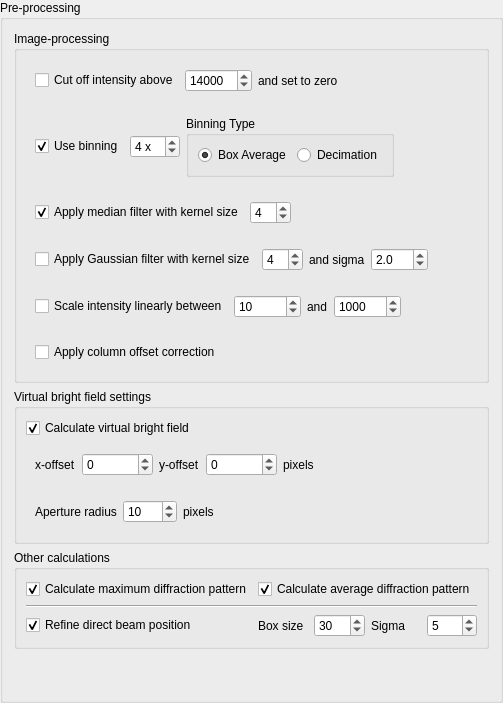
            <widget class="QGroupBox" name="groupBox_2">
             <property name="sizePolicy">
              <sizepolicy hsizetype="Expanding" vsizetype="Minimum">
               <horstretch>0</horstretch>
               <verstretch>0</verstretch>
              </sizepolicy>
             </property>
             <property name="title">
              <string>Pre-processing</string>
             </property>
             <layout class="QVBoxLayout" name="verticalLayout_5">
              <item>
               <widget class="QGroupBox" name="groupBox_4">
                <property name="title">
                 <string>Image-processing</string>
                </property>
                <layout class="QVBoxLayout" name="verticalLayout_4">
                 <item>
                  <widget class="QWidget" name="widget_7" native="true">
                   <property name="toolTip">
                    <string>&lt;html&gt;&lt;head/&gt;&lt;body&gt;&lt;p&gt;Set hot pixels to 0&lt;/p&gt;&lt;/body&gt;&lt;/html&gt;</string>
                   </property>
                   <layout class="QHBoxLayout" name="horizontalLayout_4">
                    <item>
                     <widget class="QCheckBox" name="checkBox_8">
                      <property name="sizePolicy">
                       <sizepolicy hsizetype="Maximum" vsizetype="Fixed">
                        <horstretch>0</horstretch>
                        <verstretch>0</verstretch>
                       </sizepolicy>
                      </property>
                      <property name="toolTip">
                       <string>&lt;html&gt;&lt;head/&gt;&lt;body&gt;&lt;p&gt;Remove large outliers and set them to 0&lt;/p&gt;&lt;/body&gt;&lt;/html&gt;</string>
                      </property>
                      <property name="text">
                       <string>Cut off intensity above</string>
                      </property>
                      <property name="checked">
                       <bool>false</bool>
                      </property>
                     </widget>
                    </item>
                    <item>
                     <widget class="QSpinBox" name="spinBox_11">
                      <property name="enabled">
                       <bool>true</bool>
                      </property>
                      <property name="sizePolicy">
                       <sizepolicy hsizetype="Maximum" vsizetype="Fixed">
                        <horstretch>0</horstretch>
                        <verstretch>0</verstretch>
                       </sizepolicy>
                      </property>
                      <property name="maximum">
                       <number>999999999</number>
                      </property>
                      <property name="singleStep">
                       <number>100</number>
                      </property>
                      <property name="value">
                       <number>14000</number>
                      </property>
                     </widget>
                    </item>
                    <item>
                     <widget class="QLabel" name="label_18">
                      <property name="text">
                       <string>and set to zero</string>
                      </property>
                     </widget>
                    </item>
                   </layout>
                  </widget>
                 </item>
                 <item>
                  <widget class="QWidget" name="widget_8" native="true">
                   <property name="toolTip">
                    <string>&lt;html&gt;&lt;head/&gt;&lt;body&gt;&lt;p&gt;Shrink the images by an integer factor&lt;/p&gt;&lt;/body&gt;&lt;/html&gt;</string>
                   </property>
                   <layout class="QHBoxLayout" name="horizontalLayout_7">
                    <item>
                     <widget class="QCheckBox" name="checkBox_5">
                      <property name="toolTip">
                       <string>&lt;html&gt;&lt;head/&gt;&lt;body&gt;&lt;p&gt;Rescale the height and width of the images with a factor 1/binning. This both smooths the data and reduces data size by a factor binning^2.&lt;/p&gt;&lt;/body&gt;&lt;/html&gt;</string>
                      </property>
                      <property name="text">
                       <string>Use binning</string>
                      </property>
                      <property name="checked">
                       <bool>true</bool>
                      </property>
                     </widget>
                    </item>
                    <item alignment="Qt::AlignLeft">
                     <widget class="QSpinBox" name="spinBox_3">
                      <property name="enabled">
                       <bool>true</bool>
                      </property>
                      <property name="sizePolicy">
                       <sizepolicy hsizetype="Preferred" vsizetype="Fixed">
                        <horstretch>0</horstretch>
                        <verstretch>0</verstretch>
                       </sizepolicy>
                      </property>
                      <property name="minimumSize">
                       <size>
                        <width>0</width>
                        <height>0</height>
                       </size>
                      </property>
                      <property name="suffix">
                       <string> x</string>
                      </property>
                      <property name="minimum">
                       <number>1</number>
                      </property>
                      <property name="maximum">
                       <number>99</number>
                      </property>
                      <property name="value">
                       <number>4</number>
                      </property>
                     </widget>
                    </item>
                    <item>
                     <widget class="QGroupBox" name="groupBox_10">
                      <property name="title">
                       <string>Binning Type</string>
                      </property>
                      <layout class="QFormLayout" name="formLayout">
                       <item row="0" column="0">
                        <widget class="QRadioButton" name="radioButton_average">
                         <property name="toolTip">
                          <string>Use box averaging where the box size is the binning factor.</string>
                         </property>
                         <property name="text">
                          <string>Box Average</string>
                         </property>
                         <property name="checked">
                          <bool>true</bool>
                         </property>
                         <attribute name="buttonGroup">
                          <string notr="true">buttonGroup</string>
                         </attribute>
                        </widget>
                       </item>
                       <item row="0" column="1">
                        <widget class="QRadioButton" name="radioButton_decimation">
                         <property name="text">
                          <string>Decimation</string>
                         </property>
                         <attribute name="buttonGroup">
                          <string notr="true">buttonGroup</string>
                         </attribute>
                        </widget>
                       </item>
                      </layout>
                     </widget>
                    </item>
                    <item>
                     <spacer name="horizontalSpacer">
                      <property name="orientation">
                       <enum>Qt::Horizontal</enum>
                      </property>
                      <property name="sizeHint" stdset="0">
                       <size>
                        <width>40</width>
                        <height>20</height>
                       </size>
                      </property>
                     </spacer>
                    </item>
                   </layout>
                  </widget>
                 </item>
                 <item>
                  <widget class="QWidget" name="widget_10" native="true">
                   <layout class="QHBoxLayout" name="horizontalLayout_9">
                    <item>
                     <widget class="QCheckBox" name="checkBox_7">
                      <property name="toolTip">
                       <string>&lt;html&gt;&lt;head/&gt;&lt;body&gt;&lt;p&gt;Apply a median filter to all diffraction patterns for minimizing noise. Kernel size means how many pixels are taken into account. Large kernel sizes can be very slow.&lt;/p&gt;&lt;/body&gt;&lt;/html&gt;</string>
                      </property>
                      <property name="text">
                       <string>Apply median filter with kernel size</string>
                      </property>
                      <property name="checked">
                       <bool>true</bool>
                      </property>
                     </widget>
                    </item>
                    <item>
                     <widget class="QSpinBox" name="spinBox_10">
                      <property name="enabled">
                       <bool>true</bool>
                      </property>
                      <property name="minimum">
                       <number>3</number>
                      </property>
                      <property name="maximum">
                       <number>50</number>
                      </property>
                      <property name="value">
                       <number>4</number>
                      </property>
                     </widget>
                    </item>
                    <item>
                     <spacer name="horizontalSpacer_10">
                      <property name="orientation">
                       <enum>Qt::Horizontal</enum>
                      </property>
                      <property name="sizeHint" stdset="0">
                       <size>
                        <width>40</width>
                        <height>20</height>
                       </size>
                      </property>
                     </spacer>
                    </item>
                   </layout>
                  </widget>
                 </item>
                 <item>
                  <widget class="QWidget" name="widget_6" native="true">
                   <property name="sizePolicy">
                    <sizepolicy hsizetype="Minimum" vsizetype="Maximum">
                     <horstretch>0</horstretch>
                     <verstretch>0</verstretch>
                    </sizepolicy>
                   </property>
                   <property name="toolTip">
                    <string>&lt;html&gt;&lt;head/&gt;&lt;body&gt;&lt;p&gt;Apply a smoothing. Median is recommended for lots of hot pixels but slow.&lt;/p&gt;&lt;/body&gt;&lt;/html&gt;</string>
                   </property>
                   <layout class="QHBoxLayout" name="horizontalLayout_10">
                    <item>
                     <widget class="QCheckBox" name="checkBox_3">
                      <property name="toolTip">
                       <string>&lt;html&gt;&lt;head/&gt;&lt;body&gt;&lt;p&gt;Apply a gaussian smoothing to all images. Faster than median filter but less good for removing pixel noise.&lt;/p&gt;&lt;/body&gt;&lt;/html&gt;</string>
                      </property>
                      <property name="text">
                       <string>Apply Gaussian filter with kernel size</string>
                      </property>
                     </widget>
                    </item>
                    <item>
                     <widget class="QSpinBox" name="spinBox_6">
                      <property name="enabled">
                       <bool>true</bool>
                      </property>
                      <property name="minimum">
                       <number>3</number>
                      </property>
                      <property name="maximum">
                       <number>50</number>
                      </property>
                      <property name="value">
                       <number>4</number>
                      </property>
                     </widget>
                    </item>
                    <item>
                     <widget class="QLabel" name="label_15">
                      <property name="enabled">
                       <bool>true</bool>
                      </property>
                      <property name="sizePolicy">
                       <sizepolicy hsizetype="Maximum" vsizetype="Preferred">
                        <horstretch>0</horstretch>
                        <verstretch>0</verstretch>
                       </sizepolicy>
                      </property>
                      <property name="text">
                       <string>and sigma</string>
                      </property>
                     </widget>
                    </item>
                    <item>
                     <widget class="QDoubleSpinBox" name="doubleSpinBox">
                      <property name="enabled">
                       <bool>true</bool>
                      </property>
                      <property name="decimals">
                       <number>1</number>
                      </property>
                      <property name="value">
                       <double>2.000000000000000</double>
                      </property>
                     </widget>
                    </item>
                    <item>
                     <spacer name="horizontalSpacer_2">
                      <property name="orientation">
                       <enum>Qt::Horizontal</enum>
                      </property>
                      <property name="sizeHint" stdset="0">
                       <size>
                        <width>40</width>
                        <height>20</height>
                       </size>
                      </property>
                     </spacer>
                    </item>
                   </layout>
                  </widget>
                 </item>
                 <item>
                  <widget class="QWidget" name="widget_11" native="true">
                   <layout class="QHBoxLayout" name="horizontalLayout_13">
                    <item>
                     <widget class="QCheckBox" name="checkBox_4">
                      <property name="toolTip">
                       <string>&lt;html&gt;&lt;head/&gt;&lt;body&gt;&lt;p&gt;Rescale intensity, effectively adjusting brightness and contrast. Use this if you will export to blo (8-bit) but not if you export to hyperspy (16-bit) as you can lose a significant amount of information.&lt;/p&gt;&lt;/body&gt;&lt;/html&gt;</string>
                      </property>
                      <property name="text">
                       <string>Scale intensity linearly between</string>
                      </property>
                      <property name="checked">
                       <bool>false</bool>
                      </property>
                     </widget>
                    </item>
                    <item>
                     <widget class="QSpinBox" name="spinBox_7">
                      <property name="enabled">
                       <bool>true</bool>
                      </property>
                      <property name="maximum">
                       <number>1000000</number>
                      </property>
                      <property name="singleStep">
                       <number>10</number>
                      </property>
                      <property name="value">
                       <number>10</number>
                      </property>
                     </widget>
                    </item>
                    <item>
                     <widget class="QLabel" name="label_17">
                      <property name="enabled">
                       <bool>true</bool>
                      </property>
                      <property name="text">
                       <string>and</string>
                      </property>
                     </widget>
                    </item>
                    <item>
                     <widget class="QSpinBox" name="spinBox_8">
                      <property name="enabled">
                       <bool>true</bool>
                      </property>
                      <property name="minimum">
                       <number>1</number>
                      </property>
                      <property name="maximum">
                       <number>1000000000</number>
                      </property>
                      <property name="singleStep">
                       <number>10</number>
                      </property>
                      <property name="value">
                       <number>1000</number>
                      </property>
                     </widget>
                    </item>
                    <item>
                     <spacer name="horizontalSpacer_11">
                      <property name="orientation">
                       <enum>Qt::Horizontal</enum>
                      </property>
                      <property name="sizeHint" stdset="0">
                       <size>
                        <width>40</width>
                        <height>20</height>
                       </size>
                      </property>
                     </spacer>
                    </item>
                   </layout>
                  </widget>
                 </item>
                 <item>
                  <widget class="QWidget" name="widget_5" native="true">
                   <property name="sizePolicy">
                    <sizepolicy hsizetype="Maximum" vsizetype="Maximum">
                     <horstretch>0</horstretch>
                     <verstretch>0</verstretch>
                    </sizepolicy>
                   </property>
                   <property name="toolTip">
                    <string>&lt;html&gt;&lt;head/&gt;&lt;body&gt;&lt;p&gt;Adjust image intensities (brightness/contrast)&lt;/p&gt;&lt;/body&gt;&lt;/html&gt;</string>
                   </property>
                   <layout class="QHBoxLayout" name="horizontalLayout_15">
                    <item>
                     <widget class="QCheckBox" name="checkBox">
                      <property name="toolTip">
                       <string>&lt;html&gt;&lt;head/&gt;&lt;body&gt;&lt;p&gt;Apply a small intensity correction. Legacy option, not recommended to use.&lt;/p&gt;&lt;/body&gt;&lt;/html&gt;</string>
                      </property>
                      <property name="text">
                       <string>Apply column offset correction</string>
                      </property>
                      <property name="checked">
                       <bool>false</bool>
                      </property>
                     </widget>
                    </item>
                    <item>
                     <spacer name="horizontalSpacer_12">
                      <property name="orientation">
                       <enum>Qt::Horizontal</enum>
                      </property>
                      <property name="sizeHint" stdset="0">
                       <size>
                        <width>40</width>
                        <height>20</height>
                       </size>
                      </property>
                     </spacer>
                    </item>
                   </layout>
                  </widget>
                 </item>
                </layout>
               </widget>
              </item>
              <item>
               <widget class="QGroupBox" name="groupBox_5">
                <property name="title">
                 <string>Virtual bright field settings</string>
                </property>
                <layout class="QVBoxLayout" name="verticalLayout_11">
                 <item>
                  <widget class="QCheckBox" name="checkBox_10">
                   <property name="toolTip">
                    <string>&lt;html&gt;&lt;head/&gt;&lt;body&gt;&lt;p&gt;Calculate a virtual bright field image using a circular virtual aperture defined by the parameters below. Image preprocessing is performed first.&lt;/p&gt;&lt;/body&gt;&lt;/html&gt;</string>
                   </property>
                   <property name="text">
                    <string>Calculate virtual bright field</string>
                   </property>
                   <property name="checked">
                    <bool>true</bool>
                   </property>
                  </widget>
                 </item>
                 <item>
                  <widget class="QWidget" name="widget_3" native="true">
                   <property name="toolTip">
                    <string>&lt;html&gt;&lt;head/&gt;&lt;body&gt;&lt;p&gt;x and y offset of the virtual aperture from the center of the image.&lt;/p&gt;&lt;/body&gt;&lt;/html&gt;</string>
                   </property>
                   <layout class="QHBoxLayout" name="horizontalLayout_3">
                    <item>
                     <widget class="QLabel" name="label_21">
                      <property name="text">
                       <string>x-offset</string>
                      </property>
                     </widget>
                    </item>
                    <item>
                     <widget class="QSpinBox" name="spinBox_13">
                      <property name="minimum">
                       <number>-100000</number>
                      </property>
                      <property name="maximum">
                       <number>100000</number>
                      </property>
                     </widget>
                    </item>
                    <item>
                     <widget class="QLabel" name="label_22">
                      <property name="text">
                       <string>y-offset</string>
                      </property>
                     </widget>
                    </item>
                    <item>
                     <widget class="QSpinBox" name="spinBox_14">
                      <property name="minimum">
                       <number>-100000</number>
                      </property>
                      <property name="maximum">
                       <number>100000</number>
                      </property>
                     </widget>
                    </item>
                    <item>
                     <widget class="QLabel" name="label_26">
                      <property name="text">
                       <string>pixels</string>
                      </property>
                     </widget>
                    </item>
                    <item>
                     <spacer name="horizontalSpacer_4">
                      <property name="orientation">
                       <enum>Qt::Horizontal</enum>
                      </property>
                      <property name="sizeHint" stdset="0">
                       <size>
                        <width>40</width>
                        <height>20</height>
                       </size>
                      </property>
                     </spacer>
                    </item>
                   </layout>
                  </widget>
                 </item>
                 <item>
                  <widget class="QWidget" name="widget_2" native="true">
                   <layout class="QHBoxLayout" name="horizontalLayout_6">
                    <item>
                     <widget class="QLabel" name="label_19">
                      <property name="text">
                       <string>Aperture radius</string>
                      </property>
                     </widget>
                    </item>
                    <item>
                     <widget class="QSpinBox" name="spinBox_12">
                      <property name="minimum">
                       <number>1</number>
                      </property>
                      <property name="maximum">
                       <number>1000</number>
                      </property>
                      <property name="value">
                       <number>10</number>
                      </property>
                     </widget>
                    </item>
                    <item>
                     <widget class="QLabel" name="label_20">
                      <property name="text">
                       <string>pixels</string>
                      </property>
                     </widget>
                    </item>
                    <item>
                     <spacer name="horizontalSpacer_3">
                      <property name="orientation">
                       <enum>Qt::Horizontal</enum>
                      </property>
                      <property name="sizeHint" stdset="0">
                       <size>
                        <width>40</width>
                        <height>20</height>
                       </size>
                      </property>
                     </spacer>
                    </item>
                   </layout>
                  </widget>
                 </item>
                </layout>
               </widget>
              </item>
              <item>
               <widget class="QGroupBox" name="groupBox_8">
                <property name="title">
                 <string>Other calculations</string>
                </property>
                <layout class="QGridLayout" name="gridLayout_10">
                 <item row="0" column="0">
                  <widget class="QCheckBox" name="checkBox_maxiumum_image">
                   <property name="toolTip">
                    <string>&lt;html&gt;&lt;head/&gt;&lt;body&gt;&lt;p&gt;The maximum diffraction pattern represents the maximum intensity at each diffraction pattern pixel for all scanning positions. It is therefore instructive to the diffraction intensities recorded.&lt;/p&gt;&lt;/body&gt;&lt;/html&gt;</string>
                   </property>
                   <property name="text">
                    <string>Calculate maximum diffraction pattern</string>
                   </property>
                   <property name="checked">
                    <bool>true</bool>
                   </property>
                  </widget>
                 </item>
                 <item row="2" column="4">
                  <widget class="QSpinBox" name="spinBox_refine_center_sigma">
                   <property name="toolTip">
                    <string>&lt;html&gt;&lt;head/&gt;&lt;body&gt;&lt;p&gt;Sigma should be set at least as large as the direct beam disk radius to accurately find the center point.&lt;/p&gt;&lt;/body&gt;&lt;/html&gt;</string>
                   </property>
                   <property name="value">
                    <number>5</number>
                   </property>
                  </widget>
                 </item>
                 <item row="2" column="3">
                  <widget class="QLabel" name="label_41">
                   <property name="toolTip">
                    <string>&lt;html&gt;&lt;head/&gt;&lt;body&gt;&lt;p&gt;Sigma should be set at least as large as the direct beam disk radius to accurately find the center point.&lt;/p&gt;&lt;/body&gt;&lt;/html&gt;</string>
                   </property>
                   <property name="text">
                    <string>Sigma</string>
                   </property>
                  </widget>
                 </item>
                 <item row="2" column="0">
                  <widget class="QCheckBox" name="checkBox_refine_center">
                   <property name="toolTip">
                    <string>&lt;html&gt;&lt;head/&gt;&lt;body&gt;&lt;p&gt;The direct beam location will be refined and stored as metadata for each frame. This is done by blurring (sigma) a small central region (of diameter box size) and finding the peak position. Therefore box size should be large enough to encompass the direct beam entirely for all scnning pixels and sigma should be at least the disk radius.&lt;/p&gt;&lt;/body&gt;&lt;/html&gt;</string>
                   </property>
                   <property name="text">
                    <string>Refine direct beam position</string>
                   </property>
                   <property name="checked">
                    <bool>true</bool>
                   </property>
                  </widget>
                 </item>
                 <item row="2" column="1">
                  <widget class="QLabel" name="label_40">
                   <property name="toolTip">
                    <string>&lt;html&gt;&lt;head/&gt;&lt;body&gt;&lt;p&gt;Diameter of the bo in which the direct beam spot will be found for all scanning positions.&lt;/p&gt;&lt;/body&gt;&lt;/html&gt;</string>
                   </property>
                   <property name="text">
                    <string>Box size</string>
                   </property>
                  </widget>
                 </item>
                 <item row="2" column="2">
                  <widget class="QSpinBox" name="spinBox_refine_center_diameter">
                   <property name="toolTip">
                    <string>&lt;html&gt;&lt;head/&gt;&lt;body&gt;&lt;p&gt;Diameter of the bo in which the direct beam spot will be found for all scanning positions.&lt;/p&gt;&lt;/body&gt;&lt;/html&gt;</string>
                   </property>
                   <property name="value">
                    <number>30</number>
                   </property>
                  </widget>
                 </item>
                 <item row="1" column="0" colspan="5">
                  <widget class="Line" name="line">
                   <property name="orientation">
                    <enum>Qt::Horizontal</enum>
                   </property>
                  </widget>
                 </item>
                 <item row="0" column="1" colspan="4">
                  <widget class="QCheckBox" name="checkBox_average_image">
                   <property name="toolTip">
                    <string>&lt;html&gt;&lt;head/&gt;&lt;body&gt;&lt;p&gt;The average diffraction pattern represents the average intensity at each diffraction pattern pixel for all scanning positions. It is therefore instructive to the average diffraction over the whole scanning area.&lt;/p&gt;&lt;/body&gt;&lt;/html&gt;</string>
                   </property>
                   <property name="text">
                    <string>Calculate average diffraction pattern</string>
                   </property>
                   <property name="checked">
                    <bool>true</bool>
                   </property>
                  </widget>
                 </item>
                </layout>
               </widget>
              </item>
              <item>
               <spacer name="verticalSpacer">
                <property name="orientation">
                 <enum>Qt::Vertical</enum>
                </property>
                <property name="sizeHint" stdset="0">
                 <size>
                  <width>20</width>
                  <height>40</height>
                 </size>
                </property>
               </spacer>
              </item>
             </layout>
            </widget>
